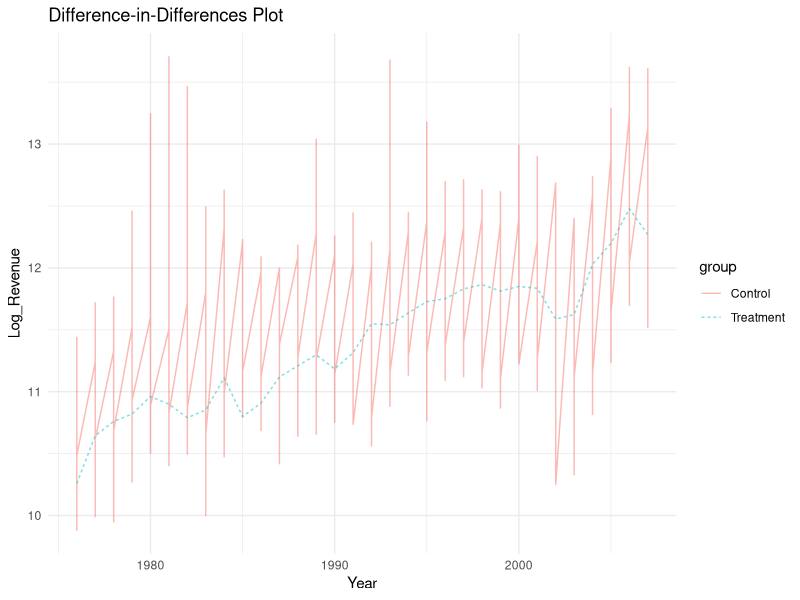
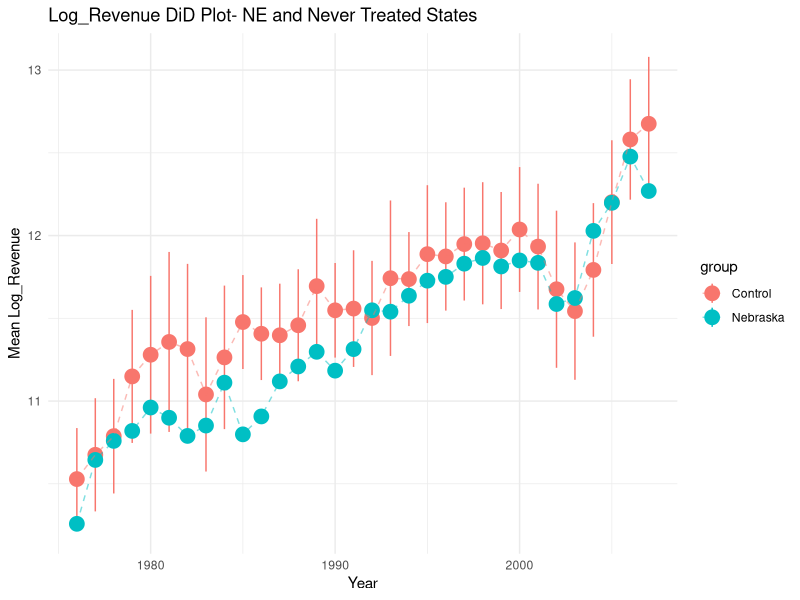

These figures' R source, in order:
#Second Week Cleaning Attempt, want to eliminate TX: 
install.packages("tidyr")
install.packages("dplyr")
install.packages("tidyverse")
library(tidyr)
library(dplyr)
library(tidyverse)
library(ggplot2)

#set working directory
setwd("~/Documents/GitHub/ST-Apportionment")

#Load Cleaned Set-up
Initial_df <-read.csv("LogRev_Appt_Merge_1976-2021.csv")

#Remove Region and Number
Clean_Set_up <- subset(Initial_df, select = -c(Region, Number,Revenue))

#All States before 2007
Set_Up_1976_2007 <-subset(Clean_Set_up,Year >=1976 & Year <=2007)

#All States before 2000
Set_Up_1976_1999 <-subset(Clean_Set_up,Year >=1976 & Year <=1999)

#Sort Into TreatMent and Control Groups
Just_NE <- subset(Clean_Set_up, State == "Nebraska")

# For years before 2007
Just_NE_2007 <- subset(Clean_Set_up, State == "Nebraska" & Year < 2008)

# For years before 1999
Just_NE_1999 <- subset(Clean_Set_up, State == "Nebraska" & Year < 2000)


#Create Control Group For 1976 through 2007 (Control Group #1)
Control_2007_Df <-  Set_Up_1976_2007 %>%
  group_by(State) %>%
  filter(all(sales == 33.34))

#Create Control Group for 1976 through 1999 (Control Group #2)
Control_1999_Df <-  Set_Up_1976_1999 %>%
  group_by(State) %>%
  filter(all(sales == 33.34))
#added Mississippi, Utah, Vermont, Virginia, etc.

#Lastly, create control group of Just Midwest States that don't switch at all (Control Group #3), 
Control_Midwest_2007_Df <- Set_Up_1976_2007 %>%
  group_by(State) %>%
  filter(all(sales == 33.34)) %>%
  filter(State %in% c("Illinois", "Indiana", "Iowa", "Kansas", "Michigan", "Minnesota", "Missouri", "Nebraska", "North Dakota", "Ohio", "South Dakota", "Wisconsin"))
#only is KS and ND

#Create Combined Dataframes for the 3 control groups:
# Combine dataframes
combined_data_C1 <- bind_rows(Just_NE_2007, Control_2007_Df)

combined_data_C2 <- bind_rows(Just_NE_1999, Control_1999_Df)

combined_data_C3 <- bind_rows(Just_NE_2007, Control_Midwest_2007_Df)


# Create a binary treatment variable for Nebraska and phase-in years
combined_data_C1$Treatment <- ifelse(combined_data_C1$State == "Nebraska" & combined_data_C1$Year %in% 1988:1992, 1, 0)

# Create a binary variable for the post-period
combined_data_C1$Post_Period <- ifelse(combined_data_C1$Year > 1986, 1, 0)

# Create a binary variable for the interaction term
combined_data_C1$Interaction_Term <- combined_data_C1$Treatment * combined_data_C1$Post_Period

# Set up the DiD regression
did_model <- lm(Log_Revenue ~ Treatment + Post_Period + Interaction_Term + factor(Year) - 1, data = combined_data_C1)

# View the regression results
summary(did_model)

# Create a variable to distinguish between Treatment and Control
combined_data_C1$group <- ifelse(combined_data_C1$State == "Nebraska", "Treatment", "Control")

# Create DiD plot
did_plot <- ggplot(combined_data_C1, aes(x = Year, y = Log_Revenue, color = group)) +
  geom_line(aes(group = group, linetype = group), alpha = 0.5) +
  labs(title = "Difference-in-Differences Plot",
       x = "Year",
       y = "Log_Revenue") +
  theme_minimal()

# Display the plot
print(did_plot)


















# Create plot for Log_Revenue with a clear distinction between Nebraska and Control
plot_data <- combined_data_C1 %>%
  mutate(group = factor(ifelse(State == "Nebraska", "Nebraska", "Control"))) %>%
  group_by(group, Year) %>%
  summarize(mean_Log_Revenue = mean(Log_Revenue),
            se_Log_Revenue = sd(Log_Revenue) / sqrt(n()),
            upper = mean_Log_Revenue + (-1.96 * se_Log_Revenue),
            lower = mean_Log_Revenue + (1.96 * se_Log_Revenue))

ggplot(plot_data, aes(x = Year, y = mean_Log_Revenue, color = group)) +
  geom_pointrange(aes(ymin = lower, ymax = upper), size = 1) +
  geom_line(aes(group = group), linetype = "dashed", alpha = 0.5) +
  labs(title = "Log_Revenue DiD Plot- NE and Never Treated States",
       x = "Year",
       y = "Mean Log_Revenue") +
  theme_minimal()



